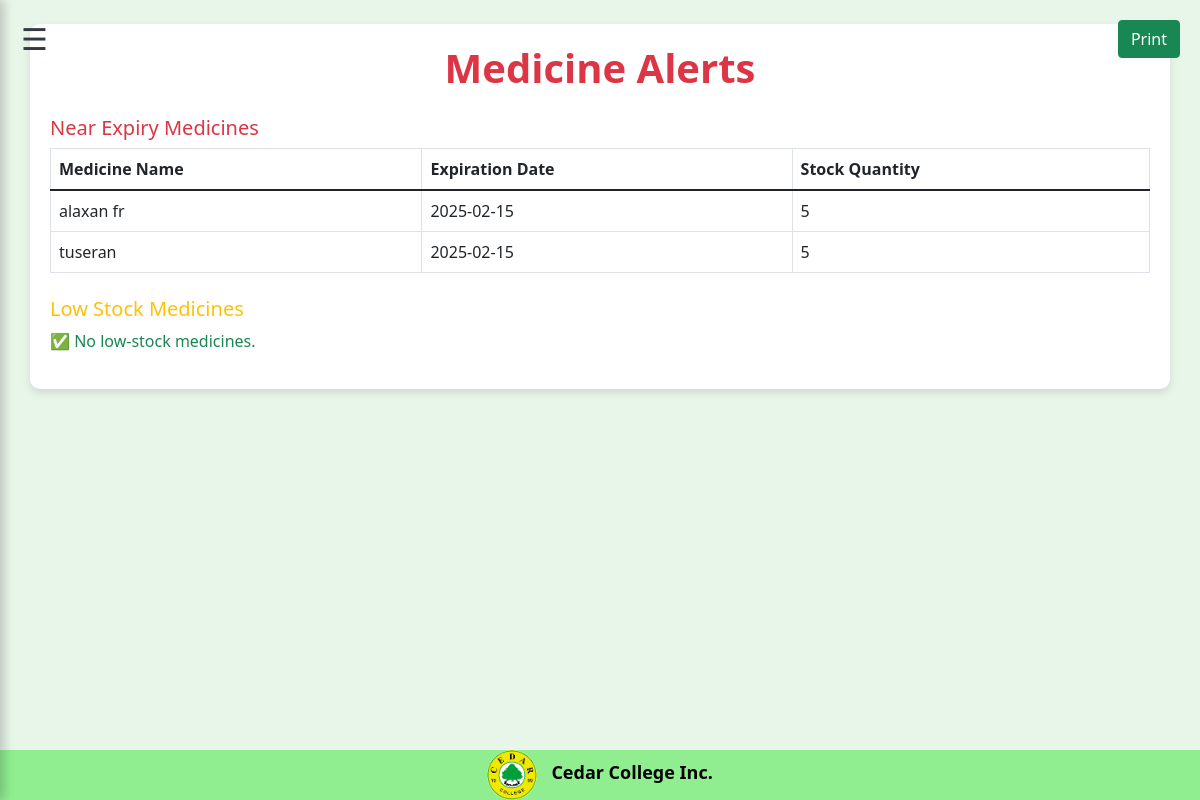
Screenshot of /view_alerts with the database file from the repository.
### tables this page shows
CREATE TABLE medicines (
            id INTEGER PRIMARY KEY AUTOINCREMENT,
            name TEXT UNIQUE NOT NULL,
            quantity INTEGER NOT NULL,
            price REAL NOT NULL,
            expiration_date TEXT NOT NULL,
            category TEXT,
            deleted INTEGER DEFAULT 0
        , status INTEGER DEFAULT 1, deleted_at datetime);

### Back-end/app.py (the view)
@app.route('/view_alerts')
def view_alerts():
    conn = connect_db()
    cursor = conn.cursor()
    today = datetime.now().date()
    threshold_date = today + timedelta(days=7)  # Halimbawa: 7 araw bago mag-expire
    cursor.execute("SELECT name, expiration_date, quantity FROM medicines WHERE expiration_date <= ? AND quantity > 0", (threshold_date,))
    near_expiry = cursor.fetchall()
    cursor.execute("SELECT name, expiration_date, quantity FROM medicines WHERE quantity < 5 AND quantity > 0")
    low_stock = cursor.fetchall()
    conn.close()
    return render_template('view_alerts.html', near_expiry=near_expiry, low_stock=low_stock)

### Back-end/app.py (called while the page is built)
def connect_db():
    return sqlite3.connect('medicine_inventory.db')

### Front-end/templates/view_alerts.html (shortened to what this page needs)
<!DOCTYPE html>
<html lang="en">
<head>
    <link href="https://cdn.jsdelivr.net/npm/bootstrap@5.1.3/dist/css/bootstrap.min.css" rel="stylesheet">
</head>
<body>
    <button class="menu-btn" onclick="toggleSidebar()">☰</button>
    <button class="btn btn-success print-btn" onclick="window.print()">Print</button>
    <div class="container mt-4">
        <h1 class="text-center">Medicine Alerts</h1>
        <h2 class="mt-4 text-danger">Near Expiry Medicines</h2>
        {% if near_expiry %}
        <table class="table table-bordered">
            <thead>
                <tr>
                    <th>Medicine Name</th>
                    <th>Expiration Date</th>
                    <th>Stock Quantity</th>
                </tr>
            </thead>
            <tbody>
                {% for medicine in near_expiry %}
                <tr>
                    <td>{{ medicine[0] }}</td>
                    <td>{{ medicine[1] }}</td>
                    <td>{{ medicine[2] }}</td>
                </tr>
                {% endfor %}
            </tbody>
        </table>
        {% else %}
        <p class="text-success">✅ No near-expiry medicines.</p>
        {% endif %}
        <h2 class="mt-4 text-warning">Low Stock Medicines</h2>
        {% if low_stock %}
        <table class="table table-bordered">
            <thead>
                <tr>
                    <th>Medicine Name</th>
                    <th>Expiration Date</th>
                    <th>Stock Quantity</th>
                </tr>
            </thead>
            <tbody>
                {% for medicine in low_stock %}
                <tr>
                    <td>{{ medicine[0] }}</td>
                    <td>{{ medicine[1] }}</td>
                    <td>{{ medicine[2] }}</td>
                </tr>
                {% endfor %}
            </tbody>
        </table>
        {% else %}
        <p class="text-success">✅ No low-stock medicines.</p>
        {% endif %}
    </div>
    <div class="footer">
        <img src="{{ url_for('static', filename='cedarLOGO.png') }}" alt="Cedar College Logo">
        <span class="footer-text">Cedar College Inc.</span>
    </div>
</body>
</html>

### Front-end/templates/view_alerts.html (style rules this page uses)
body { background-color: #e8f5e9; }
.container { background: white; padding: 20px; border-radius: 10px; box-shadow: 0px 4px 8px rgba(0, 0, 0, 0.1); }
h1 { color: #dc3545; font-weight: bold; }
h2 { font-size: 20px; }
.print-btn { position: absolute; top: 20px; right: 20px; }
.menu-btn { position: fixed; top: 15px; left: 15px; background: none; border: none; font-size: 30px; color: #343a40; cursor: pointer; z-index: 1001; }
.footer { background-color: lightgreen; text-align: center; padding: 0px; position: fixed; bottom: 0; width: 100%; font-weight: bold; margin-bottom: 0px; }
.footer img { height: 50px; margin-right: 10px; border-radius: 25px; }
.footer-text { font-weight: bold; font-size: 18px; color: black; }

### rows the page displays
medicines: name "alaxan fr", expiration_date "2025-02-15", quantity "5"
medicines: name "tuseran", expiration_date "2025-02-15", quantity "5"
